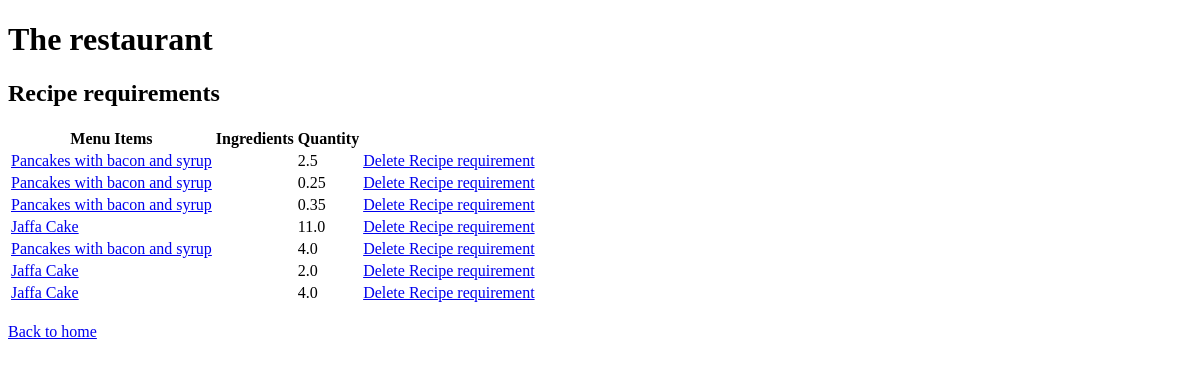
Before: /recipes/ with the older database file.
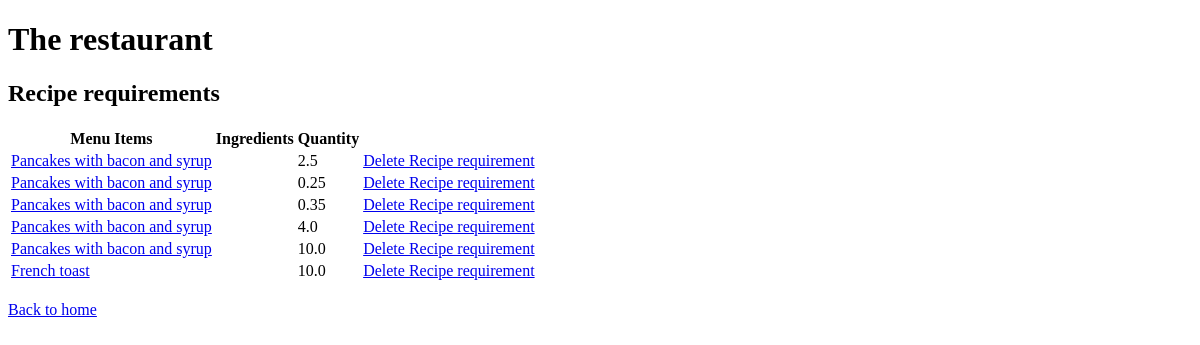
After: the same page with the newer database file.
### inventory/models.py (models this page shows, shortened)
class RecipeRequirement(models.Model):
    menu_item = models.ForeignKey(MenuItem,verbose_name= "menu items", on_delete=models.CASCADE)
    ingredient = models.ForeignKey(Ingredient, default="a", verbose_name= "ingredients", on_delete=models.CASCADE)
    quantity = models.FloatField(default=0)

class MenuItem(models.Model):
    title = models.CharField(unique=True,max_length=30)
    price = models.FloatField(default=0)
    def __str__(self):
        return self.title

### inventory/views.py (the view)
# urls.py: path("recipes/", views.RecipeView.as_view(), name='recipes'),
class RecipeView(TemplateView):
    template_name = "recipes.html"
    def get_context_data(self, **kwargs):
        context = super().get_context_data(**kwargs)
        context["recipes"] = RecipeRequirement.objects.all()
        return context

### inventory/templates/recipes.html (shortened to what this page needs)
{% extends 'base.html' %} {% load static %} {% block title %}The restaurant{% endblock %}
{% block content %}
<div>
    <h2>Recipe requirements</h2>
    <table>
      <thead>
        <tr>
          <th>Menu Items</th>
          <th>Ingredients</th>
          <th>Quantity</th>
        </tr>
      </thead>
      <tbody>
        {% for recipe in recipes %}
        <tr>
          <td><a href="{% url "updaterecipe" recipe.pk %}">{{ recipe.menu_item }}</a></td>
          <td>{{ recipe.Ingredient }}</td>
          <td>{{ recipe.quantity }}</td>
          <td><a href="{% url "deleterecipe" recipe.pk %}">Delete Recipe requirement</a></td>
        {% endfor %}
      </tbody>
    </table>
    <br>
    <a href="{% url 'home'%}">Back to home</a>
    {% endblock %}

Changed rows visible on the page:
removed RecipeRequirement: menu_item "Jaffa Cake", quantity "11.0"
removed RecipeRequirement: menu_item "Jaffa Cake", quantity "2.0"
removed RecipeRequirement: menu_item "Jaffa Cake", quantity "4.0"
added RecipeRequirement: menu_item "Pancakes with bacon and syrup", quantity "10.0"
added RecipeRequirement: menu_item "French toast", quantity "10.0"
